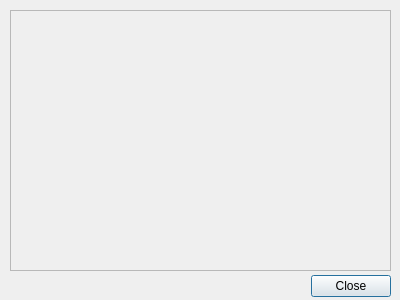
<?xml version="1.0" encoding="UTF-8"?>
<ui version="4.0">
 <class>PPcaViewer</class>
 <widget class="QDialog" name="PPcaViewer">
  <property name="geometry">
   <rect>
    <x>0</x>
    <y>0</y>
    <width>400</width>
    <height>300</height>
   </rect>
  </property>
  <property name="windowTitle">
   <string>PCA Plot</string>
  </property>
  <widget class="QDialogButtonBox" name="buttonBox">
   <property name="geometry">
    <rect>
     <x>310</x>
     <y>270</y>
     <width>81</width>
     <height>32</height>
    </rect>
   </property>
   <property name="orientation">
    <enum>Qt::Horizontal</enum>
   </property>
   <property name="standardButtons">
    <set>QDialogButtonBox::Close</set>
   </property>
  </widget>
  <widget class="QFrame" name="frame">
   <property name="geometry">
    <rect>
     <x>10</x>
     <y>10</y>
     <width>381</width>
     <height>261</height>
    </rect>
   </property>
   <property name="frameShape">
    <enum>QFrame::StyledPanel</enum>
   </property>
   <property name="frameShadow">
    <enum>QFrame::Raised</enum>
   </property>
  </widget>
 </widget>
 <resources/>
 <connections>
  <connection>
   <sender>buttonBox</sender>
   <signal>accepted()</signal>
   <receiver>PPcaViewer</receiver>
   <slot>accept()</slot>
   <hints>
    <hint type="sourcelabel">
     <x>248</x>
     <y>254</y>
    </hint>
    <hint type="destinationlabel">
     <x>157</x>
     <y>274</y>
    </hint>
   </hints>
  </connection>
  <connection>
   <sender>buttonBox</sender>
   <signal>rejected()</signal>
   <receiver>PPcaViewer</receiver>
   <slot>reject()</slot>
   <hints>
    <hint type="sourcelabel">
     <x>316</x>
     <y>260</y>
    </hint>
    <hint type="destinationlabel">
     <x>286</x>
     <y>274</y>
    </hint>
   </hints>
  </connection>
 </connections>
</ui>
